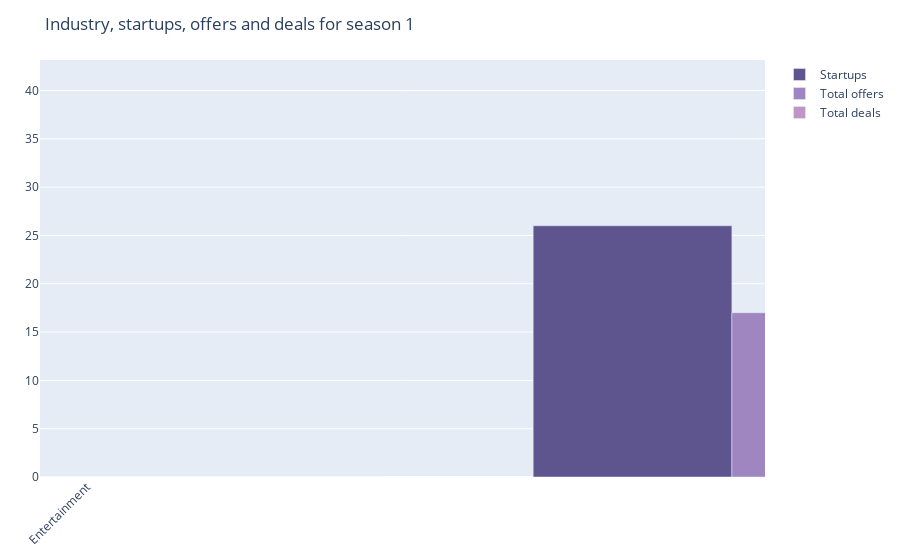
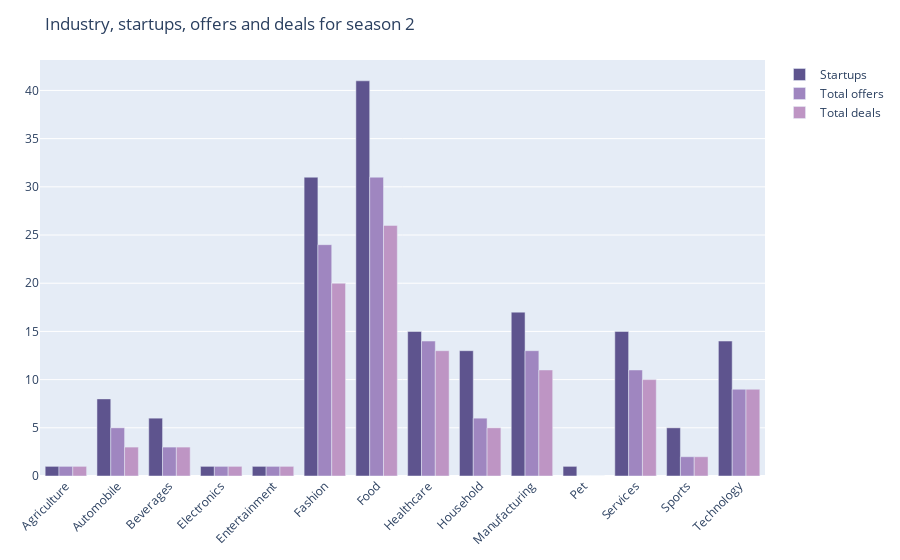
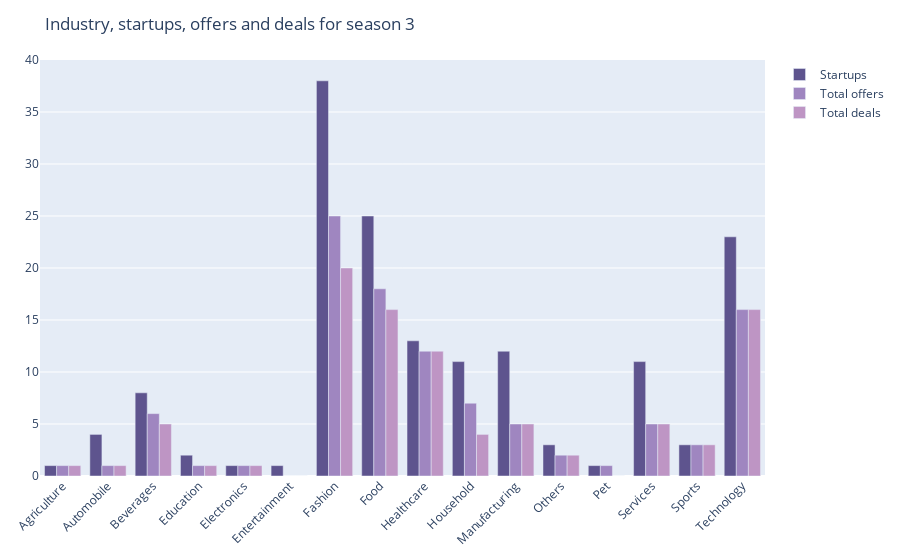

These figures' notebook cell, in order:
### Code cell
# Plot for total number of startups from different industries for a particular season 

def plot_startup_offer(season_number):
    startup_data = startup_offer_converted_by_season(season_number)
    
    industry = startup_data.index
    startups = startup_data.values[:, 0]
    offers = startup_data.values[:, 1]
    deals = startup_data.values[:, 2]
    
    fig = go.Figure()
    fig.add_trace(go.Bar(
        x=industry,
        y=startups,
        name='Startups',
        marker_color='#5e548e'
    ))
    
    fig.add_trace(go.Bar(
        x=industry,
        y=offers,
        name='Total offers',
        marker_color='#9f86c0'
    ))
    
    fig.add_trace(go.Bar(
        x=industry,
        y=deals,
        name='Total deals',
        marker_color='#be95c4'
    ))
    
    fig.update_layout(
        barmode='group', 
        xaxis_tickangle=-45, 
        title=f"Industry, startups, offers and deals for season {season_number}",
        height=350,
        margin=dict(l=40, r=40, t=60, b=40) 
    )
    
    fig.show()

plot_startup_offer(1)
plot_startup_offer(2)
plot_startup_offer(3)

### Figure 1 — Plotly figure (JSON) as saved in the notebook; plotly's stock layout.template omitted (floating-point values rounded to 4 significant figures)
{"data": [{"marker": {"color": "#5e548e"}, "name": "Startups", "type": "bar", "x": ["Agriculture", "Automobile", "Beverages", "Education", "Electronics", "Entertainment", "Fashion", "Food", "Hardware", "Healthcare", "Household", "Manufacturing", "Pet", "Services", "Sports", "Technology"], "y": [2, 5, 1, 9, 3, 1, 26, 41, 2, 9, 1, 21, 4, 13, 2, 12]}, {"marker": {"color": "#9f86c0"}, "name": "Total offers", "type": "bar", "x": ["Agriculture", "Automobile", "Beverages", "Education", "Electronics", "Entertainment", "Fashion", "Food", "Hardware", "Healthcare", "Household", "Manufacturing", "Pet", "Services", "Sports", "Technology"], "y": [1, 4, 0, 7, 1, 0, 17, 28, 1, 7, 1, 11, 2, 4, 2, 10]}, {"marker": {"color": "#be95c4"}, "name": "Total deals", "type": "bar", "x": ["Agriculture", "Automobile", "Beverages", "Education", "Electronics", "Entertainment", "Fashion", "Food", "Hardware", "Healthcare", "Household", "Manufacturing", "Pet", "Services", "Sports", "Technology"], "y": [1, 4, 0, 6, 1, 0, 14, 18, 1, 5, 0, 9, 2, 2, 2, 5]}], "layout": {"autosize": true, "barmode": "group", "margin": {"b": 40, "l": 40, "r": 40, "t": 60}, "title": {"text": "Industry, startups, offers and deals for season 1"}, "xaxis": {"autorange": false, "range": [4.938, 5.911], "tickangle": -45, "type": "category"}, "yaxis": {"autorange": true, "range": [0, 43.16], "type": "linear"}}}

### Figure 2 — Plotly figure (JSON) as saved in the notebook; plotly's stock layout.template omitted (floating-point values rounded to 4 significant figures)
{"data": [{"marker": {"color": "#5e548e"}, "name": "Startups", "type": "bar", "x": ["Agriculture", "Automobile", "Beverages", "Electronics", "Entertainment", "Fashion", "Food", "Healthcare", "Household", "Manufacturing", "Pet", "Services", "Sports", "Technology"], "y": [1, 8, 6, 1, 1, 31, 41, 15, 13, 17, 1, 15, 5, 14]}, {"marker": {"color": "#9f86c0"}, "name": "Total offers", "type": "bar", "x": ["Agriculture", "Automobile", "Beverages", "Electronics", "Entertainment", "Fashion", "Food", "Healthcare", "Household", "Manufacturing", "Pet", "Services", "Sports", "Technology"], "y": [1, 5, 3, 1, 1, 24, 31, 14, 6, 13, 0, 11, 2, 9]}, {"marker": {"color": "#be95c4"}, "name": "Total deals", "type": "bar", "x": ["Agriculture", "Automobile", "Beverages", "Electronics", "Entertainment", "Fashion", "Food", "Healthcare", "Household", "Manufacturing", "Pet", "Services", "Sports", "Technology"], "y": [1, 3, 3, 1, 1, 20, 26, 13, 5, 11, 0, 10, 2, 9]}], "layout": {"autosize": true, "barmode": "group", "margin": {"b": 40, "l": 40, "r": 40, "t": 60}, "title": {"text": "Industry, startups, offers and deals for season 2"}, "xaxis": {"autorange": true, "range": [-0.5, 13.5], "tickangle": -45, "type": "category"}, "yaxis": {"autorange": true, "range": [0, 43.16], "type": "linear"}}}

### Figure 3 — Plotly figure (JSON) as saved in the notebook; plotly's stock layout.template omitted (floating-point values rounded to 4 significant figures)
{"data": [{"marker": {"color": "#5e548e"}, "name": "Startups", "type": "bar", "x": ["Agriculture", "Automobile", "Beverages", "Education", "Electronics", "Entertainment", "Fashion", "Food", "Healthcare", "Household", "Manufacturing", "Others", "Pet", "Services", "Sports", "Technology"], "y": [1, 4, 8, 2, 1, 1, 38, 25, 13, 11, 12, 3, 1, 11, 3, 23]}, {"marker": {"color": "#9f86c0"}, "name": "Total offers", "type": "bar", "x": ["Agriculture", "Automobile", "Beverages", "Education", "Electronics", "Entertainment", "Fashion", "Food", "Healthcare", "Household", "Manufacturing", "Others", "Pet", "Services", "Sports", "Technology"], "y": [1, 1, 6, 1, 1, 0, 25, 18, 12, 7, 5, 2, 1, 5, 3, 16]}, {"marker": {"color": "#be95c4"}, "name": "Total deals", "type": "bar", "x": ["Agriculture", "Automobile", "Beverages", "Education", "Electronics", "Entertainment", "Fashion", "Food", "Healthcare", "Household", "Manufacturing", "Others", "Pet", "Services", "Sports", "Technology"], "y": [1, 1, 5, 1, 1, 0, 20, 16, 12, 4, 5, 2, 0, 5, 3, 16]}], "layout": {"autosize": true, "barmode": "group", "dragmode": "zoom", "margin": {"b": 40, "l": 40, "r": 40, "t": 60}, "title": {"text": "Industry, startups, offers and deals for season 3"}, "xaxis": {"autorange": true, "range": [-0.5, 15.5], "tickangle": -45, "type": "category"}, "yaxis": {"autorange": true, "range": [0, 40], "type": "linear"}}}
